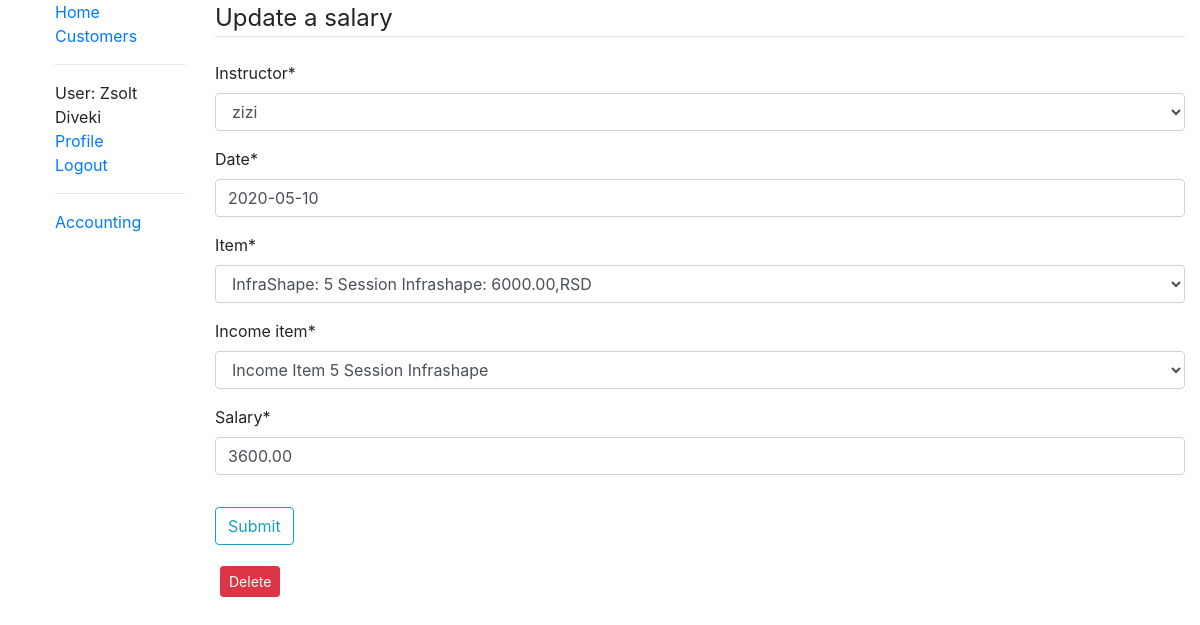
The page /accounting/salary/42/update (signed in) on the database its author committed.
### accounting/models.py (models this page shows, shortened)
class Salary(models.Model):
    instructor = models.ForeignKey(User, on_delete=models.CASCADE)
    date = models.DateField(null=True, blank=False, default=djnow())
    item = models.ForeignKey(IncomeCategories, on_delete=models.CASCADE)
    income_item = models.ForeignKey(IncomeItems, on_delete=models.CASCADE)
    salary = models.DecimalField(max_digits=8, decimal_places=2, blank=False, default=Decimal('0.00'))
    class Meta:
        ordering = ['-id', 'date', 'instructor', 'item']

### accounting/views.py (the view)
# urls.py: path('salary/<int:pk>/update', views.SalaryUpdate.as_view(), name='salary_update'),
class SalaryUpdate(LoginRequiredMixin, PermissionRequiredMixin, UpdateView):
    model = Salary
    permission_required = 'accounting.can_see_all_financials'
    fields = '__all__'

### accounting/models.py (called while the page is built)
    def __str__(self):
        return f'{self.name}'

    def __str__(self):
        return f'{self.category_type}: {self.name}: {self.unit_price},{self.currency}'

    def __str__(self):
        return f'Income Item {self.item.name}'

### customers/models.py (called while the page is built)
    def get_absolute_url(self):
        return reverse('customers:person-detail', args=[str(self.slug)])

### accounting/templates/accounting/salary_form.html
{% extends "base_generic.html" %}
{% load crispy_forms_tags %}
{% block content %}
    <div class="content-section">
        <form method="POST" enctype = "multipart/form-data">{% csrf_token %}
            <fieldset class="form-group">
                <legend class="border-bottom mb-4">Update a salary </legend>
                {{ form|crispy }}
            </fieldset>
            <div class="form-group">
                <button class="btn btn-outline-info" type="submit">Submit</button>
            </div>
        </form>
        {% if form.instance.id %}
        <a type="button" style="margin:5px" class="btn btn-danger btn-sm" href="{% url 'accounting:salary_delete' form.instance.id %}">Delete</a>
        {% endif %}
    </div>
{% endblock content %}

### templates/base_generic.html (shortened to what this page needs)
<!DOCTYPE html>
<html lang="en">
<head>
  <link rel="stylesheet" href="https://stackpath.bootstrapcdn.com/bootstrap/4.1.3/css/bootstrap.min.css">
  <link href="http://cdn.pydata.org/bokeh/release/bokeh-0.12.0.min.css" rel="stylesheet" type="text/css">
  <!-- {% load static %}
  <link rel="stylesheet" href="{% static 'css/styles.css' %}"> -->
</head>
<body>
  <div class="container-fluid">
    <div class="row">
      <div class="col-sm-2">
      {% block sidebar %}
        <ul class="sidebar-nav" style="list-style-type: none;">
          <li><a href="{% url 'index' %}">Home</a></li>
          <li><a href="{% url 'customers:customers-list' %}">Customers</a></li>
          <hr>
          {% if user.is_authenticated %}
            <li>User: {{user.get_full_name}}</li>
            <li><a href="{{ user.person.get_absolute_url}}">Profile</a></li>
            <li><a href="{% url 'logout' %}">Logout</a></li>
          {% else %}
            <li><a href="{% url 'login' %}">Login</a></li>
            <li><a href="{% url 'signup' %}">Sign Up</a></li>
          {% endif %}
          <hr>
          {% if perms.customers.can_see_own_financials %}
            <li><a href="{% url 'accounting:accounting' %}">Accounting</a></li>
          {% endif %}
        </ul>
     {% endblock %}
      </div>
      <div class="col-sm-10 ">{% block content %}{% endblock %}
      </div>
    </div>
  </div>
</body>
</html>

### rows shown on the page
Salary: instructor "zizi", date "2020-05-10", item "InfraShape: 5 Session Infrashape: 6000.00,RSD", income_item "Income Item 5 Session Infrashape", salary "3600.00"

### other values the page prints
{{ user.get_full_name }} "Zsolt Diveki"
